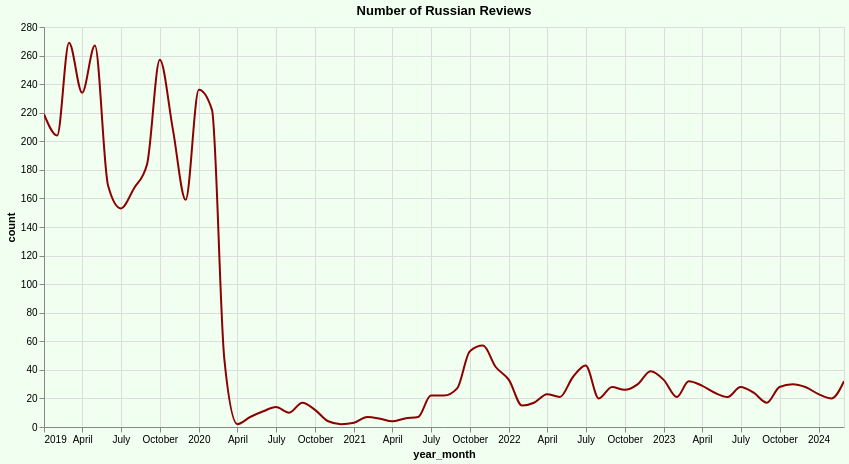

Express this chart as Vega-Lite.
### Vega-Lite specification from a JSON file in a GitHub repository (floating-point values rounded to 4 significant figures)
{"config": {"view": {"continuousWidth": 300, "continuousHeight": 300}}, "data": {"name": "data-548f36435d7233b03dae948b47cf2ecc"}, "mark": {"type": "line", "color": "darkred", "interpolate": "monotone", "point": false}, "background": "#f0fff0", "encoding": {"tooltip": [{"field": "year_month", "type": "temporal"}, {"field": "count", "type": "quantitative"}, {"field": "type", "type": "nominal"}], "x": {"field": "year_month", "type": "temporal"}, "y": {"field": "count", "type": "quantitative"}}, "height": 400, "params": [{"name": "param_27", "select": {"type": "interval", "encodings": ["x", "y"]}, "bind": "scales"}], "title": "Number of Russian Reviews", "width": 800, "$schema": "https://vega.github.io/schema/vega-lite/v5.17.0.json", "datasets": {"data-548f36435d7233b03dae948b47cf2ecc": [{"year_month": "2019-01-01T00:00:00", "count": 219, "type": "Russian Reviews"}, {"year_month": "2019-02-01T00:00:00", "count": 204, "type": "Russian Reviews"}, {"year_month": "2019-03-01T00:00:00", "count": 269, "type": "Russian Reviews"}, {"year_month": "2019-04-01T00:00:00", "count": 234, "type": "Russian Reviews"}, {"year_month": "2019-05-01T00:00:00", "count": 267, "type": "Russian Reviews"}, {"year_month": "2019-06-01T00:00:00", "count": 169, "type": "Russian Reviews"}, {"year_month": "2019-07-01T00:00:00", "count": 153, "type": "Russian Reviews"}, {"year_month": "2019-08-01T00:00:00", "count": 167, "type": "Russian Reviews"}, {"year_month": "2019-09-01T00:00:00", "count": 184, "type": "Russian Reviews"}, {"year_month": "2019-10-01T00:00:00", "count": 257, "type": "Russian Reviews"}, {"year_month": "2019-11-01T00:00:00", "count": 208, "type": "Russian Reviews"}, {"year_month": "2019-12-01T00:00:00", "count": 159, "type": "Russian Reviews"}, {"year_month": "2020-01-01T00:00:00", "count": 236, "type": "Russian Reviews"}, {"year_month": "2020-02-01T00:00:00", "count": 222, "type": "Russian Reviews"}, {"year_month": "2020-03-01T00:00:00", "count": 48, "type": "Russian Reviews"}, {"year_month": "2020-04-01T00:00:00", "count": 2, "type": "Russian Reviews"}, {"year_month": "2020-05-01T00:00:00", "count": 7, "type": "Russian Reviews"}, {"year_month": "2020-06-01T00:00:00", "count": 11, "type": "Russian Reviews"}, {"year_month": "2020-07-01T00:00:00", "count": 14, "type": "Russian Reviews"}, {"year_month": "2020-08-01T00:00:00", "count": 10, "type": "Russian Reviews"}, {"year_month": "2020-09-01T00:00:00", "count": 17, "type": "Russian Reviews"}, {"year_month": "2020-10-01T00:00:00", "count": 12, "type": "Russian Reviews"}, {"year_month": "2020-11-01T00:00:00", "count": 4, "type": "Russian Reviews"}, {"year_month": "2020-12-01T00:00:00", "count": 2, "type": "Russian Reviews"}, {"year_month": "2021-01-01T00:00:00", "count": 3, "type": "Russian Reviews"}, {"year_month": "2021-02-01T00:00:00", "count": 7, "type": "Russian Reviews"}, {"year_month": "2021-03-01T00:00:00", "count": 6, "type": "Russian Reviews"}, {"year_month": "2021-04-01T00:00:00", "count": 4, "type": "Russian Reviews"}, {"year_month": "2021-05-01T00:00:00", "count": 6, "type": "Russian Reviews"}, {"year_month": "2021-06-01T00:00:00", "count": 7, "type": "Russian Reviews"}, {"year_month": "2021-07-01T00:00:00", "count": 22, "type": "Russian Reviews"}, {"year_month": "2021-08-01T00:00:00", "count": 22, "type": "Russian Reviews"}, {"year_month": "2021-09-01T00:00:00", "count": 27, "type": "Russian Reviews"}, {"year_month": "2021-10-01T00:00:00", "count": 53, "type": "Russian Reviews"}, {"year_month": "2021-11-01T00:00:00", "count": 57, "type": "Russian Reviews"}, {"year_month": "2021-12-01T00:00:00", "count": 42, "type": "Russian Reviews"}, {"year_month": "2022-01-01T00:00:00", "count": 33, "type": "Russian Reviews"}, {"year_month": "2022-02-01T00:00:00", "count": 15, "type": "Russian Reviews"}, {"year_month": "2022-03-01T00:00:00", "count": 17, "type": "Russian Reviews"}, {"year_month": "2022-04-01T00:00:00", "count": 23, "type": "Russian Reviews"}, {"year_month": "2022-05-01T00:00:00", "count": 21, "type": "Russian Reviews"}, {"year_month": "2022-06-01T00:00:00", "count": 35, "type": "Russian Reviews"}, {"year_month": "2022-07-01T00:00:00", "count": 43, "type": "Russian Reviews"}, {"year_month": "2022-08-01T00:00:00", "count": 20, "type": "Russian Reviews"}, {"year_month": "2022-09-01T00:00:00", "count": 28, "type": "Russian Reviews"}, {"year_month": "2022-10-01T00:00:00", "count": 26, "type": "Russian Reviews"}, {"year_month": "2022-11-01T00:00:00", "count": 30, "type": "Russian Reviews"}, {"year_month": "2022-12-01T00:00:00", "count": 39, "type": "Russian Reviews"}, {"year_month": "2023-01-01T00:00:00", "count": 33, "type": "Russian Reviews"}, {"year_month": "2023-02-01T00:00:00", "count": 21, "type": "Russian Reviews"}, {"year_month": "2023-03-01T00:00:00", "count": 32, "type": "Russian Reviews"}, {"year_month": "2023-04-01T00:00:00", "count": 29, "type": "Russian Reviews"}, {"year_month": "2023-05-01T00:00:00", "count": 24, "type": "Russian Reviews"}, {"year_month": "2023-06-01T00:00:00", "count": 21, "type": "Russian Reviews"}, {"year_month": "2023-07-01T00:00:00", "count": 28, "type": "Russian Reviews"}, {"year_month": "2023-08-01T00:00:00", "count": 24, "type": "Russian Reviews"}, {"year_month": "2023-09-01T00:00:00", "count": 17, "type": "Russian Reviews"}, {"year_month": "2023-10-01T00:00:00", "count": 28, "type": "Russian Reviews"}, {"year_month": "2023-11-01T00:00:00", "count": 30, "type": "Russian Reviews"}, {"year_month": "2023-12-01T00:00:00", "count": 28, "type": "Russian Reviews"}, {"year_month": "2024-01-01T00:00:00", "count": 23, "type": "Russian Reviews"}, {"year_month": "2024-02-01T00:00:00", "count": 20, "type": "Russian Reviews"}, {"year_month": "2024-03-01T00:00:00", "count": 32, "type": "Russian Reviews"}]}}
